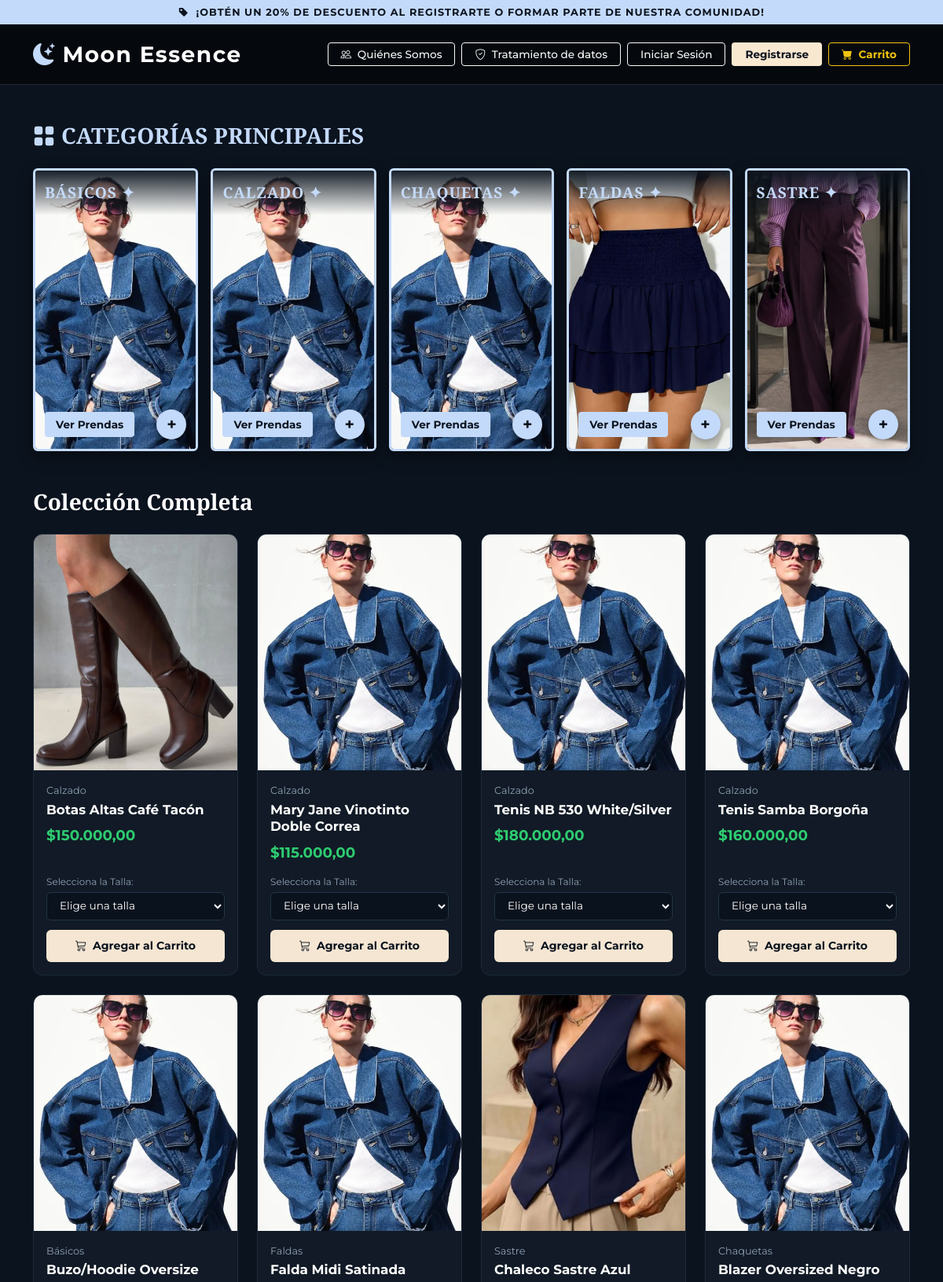
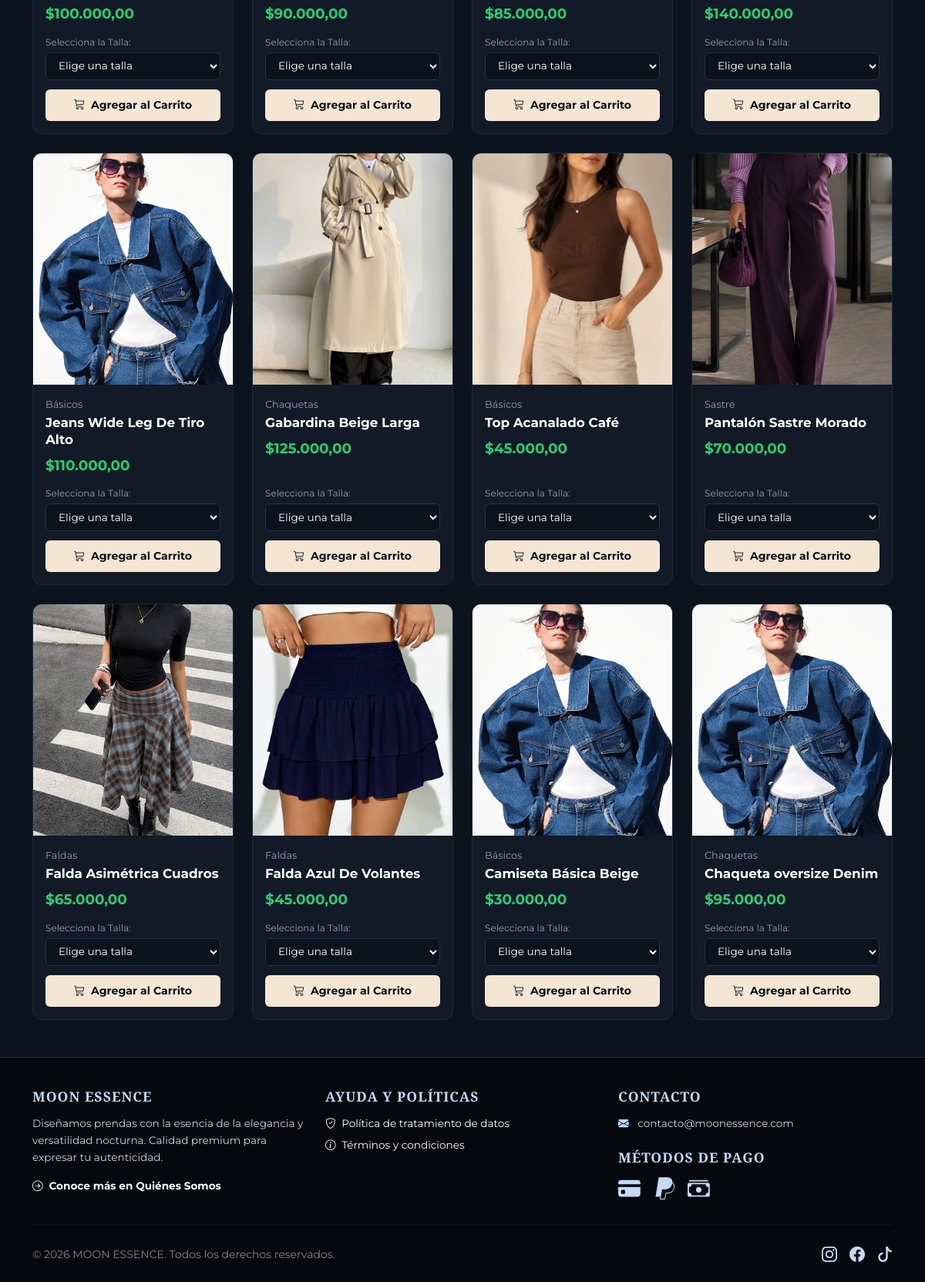
The page / on the database its author committed (2 pictures, top to bottom).
### tables this page shows
CREATE TABLE `categorias` (
  `id_categoria` int(11) NOT NULL,
  `nombre` varchar(100) DEFAULT NULL,
  `nombre_categoria` varchar(50) NOT NULL,
  `descripcion` varchar(255) DEFAULT NULL,
  `estado` varchar(20) DEFAULT 'Activo'
);

CREATE TABLE `productos` (
  `id_producto` int(11) NOT NULL,
  `id_tienda` int(11) NOT NULL,
  `id_categoria` int(11) DEFAULT NULL,
  `nombre_producto` varchar(100) NOT NULL,
  `descripcion` text,
  `precio` decimal(10,2) NOT NULL,
  `stock` int(11) NOT NULL DEFAULT '0',
  `imagen` varchar(255) DEFAULT 'default.png',
  `imagen_secundaria` varchar(255) DEFAULT NULL,
  `estado_aprobacion` enum('pendiente','aprobado','rechazado') DEFAULT 'pendiente',
  `fecha_creacion` timestamp NOT NULL DEFAULT CURRENT_TIMESTAMP,
  `aprobado` tinyint(1) DEFAULT '1'
);

### index.php (the view, shortened to what this page needs)
<?php
$host = 'localhost';
$db   = 'moon_essence';
$user = 'root';
$pass = '';
try {
    $pdo = new PDO("mysql:host=$host;dbname=$db;charset=utf8", $user, $pass);
    $pdo->setAttribute(PDO::ATTR_ERRMODE, PDO::ERRMODE_EXCEPTION);
} catch (PDOException $e) {
    die("Error de conexión a la base de datos.");
}
$cat_seleccionada = $_GET['cat'] ?? 'todas';
$cat_limpia = trim(strtolower($cat_seleccionada));
try {
    $stmt_cat = $pdo->query("
        SELECT c.*,
               (SELECT imagen FROM productos p WHERE p.id_categoria = c.id_categoria AND p.imagen IS NOT NULL AND p.imagen != '' LIMIT 1) as foto_representativa
        FROM categorias c
        ORDER BY c.nombre_categoria ASC
    ");
    $categorias = $stmt_cat->fetchAll(PDO::FETCH_ASSOC);
} catch (Exception $e) {
    $categorias = [];
}
$productos = [];
try {
    $stmt = $pdo->query("SELECT p.*, c.nombre_categoria FROM productos p INNER JOIN categorias c ON p.id_categoria = c.id_categoria ORDER BY p.id_producto DESC");
    $productos_totales = $stmt->fetchAll(PDO::FETCH_ASSOC);
} catch (Exception $e) {
    $productos_totales = [];
}
if ($cat_limpia === 'todas' || empty($cat_limpia)) {
    $productos = $productos_totales;
}
?>
<!DOCTYPE html>
<html lang="es">
<head>
    <link href="https://cdn.jsdelivr.net/npm/bootstrap@5.3.0/dist/css/bootstrap.min.css" rel="stylesheet">
    <link rel="stylesheet" href="https://cdn.jsdelivr.net/npm/bootstrap-icons@1.11.0/font/bootstrap-icons.css">
</head>
<body>
<div class="promo-bar">
    <i class="bi bi-tag-fill me-1"></i> ¡OBTÉN UN 20% DE DESCUENTO AL REGISTRARTE O FORMAR PARTE DE NUESTRA COMUNIDAD!
</div>
<nav class="navbar navbar-expand-lg sticky-top" style="background-color: #05090e; border-bottom: 1px solid rgba(196, 218, 250, 0.15); padding: 12px 0;">
    <div class="container d-flex justify-content-between align-items-center">
        <a class="navbar-brand fs-3 fw-bold text-white" href="index.php" style="letter-spacing: 1.5px; text-decoration: none;">
            <i class="bi bi-moon-stars-fill me-2" style="color: #c4dafa;"></i>Moon Essence
        </a>
        <div class="d-flex align-items-center gap-2">
            <a href="quienes_somos.php" class="btn btn-outline-light btn-sm px-3" style="font-size: 0.85rem; font-weight: 500;">
                <i class="bi bi-people me-1"></i> Quiénes Somos
            </a>
            <button type="button" class="btn btn-outline-light btn-sm px-3" data-bs-toggle="modal" data-bs-target="#modalTratamientoDatos" style="font-size: 0.85rem; font-weight: 500;">
                <i class="bi bi-shield-check me-1"></i> Tratamiento de datos
            </button>
            <?php if (isset($_SESSION['usuario_id']) || isset($_SESSION['usuario'])): ?>
                <span class="text-white fw-bold px-2" style="font-size: 0.9rem;">
                    <i class="bi bi-person-circle me-1" style="color: #c4dafa;"></i>
                    Hola, <?= htmlspecialchars($_SESSION['nombre'] ?? $_SESSION['usuario'] ?? 'Usuario') ?>
                </span>
                <a href="auth/logout.php" class="btn btn-sm btn-outline-danger">
                    <i class="bi bi-box-arrow-right me-1"></i> Salir
                </a>
            <?php else: ?>
                <a href="auth/login.php" class="btn btn-outline-light btn-sm px-3" style="font-size: 0.85rem; font-weight: 500;">Iniciar Sesión</a>
                <a href="auth/registro.php" class="btn btn-sm px-3 fw-bold" style="background-color: #f9e8d0; color: #0b131e; font-size: 0.85rem;">Registrarse</a>
            <?php endif; ?>
            <a href="carrito/ver.php" class="btn btn-sm px-3 fw-bold" style="border: 1px solid #f1c40f; color: #f1c40f; background: transparent; font-size: 0.85rem;">
                <i class="bi bi-cart-fill me-1"></i> Carrito
            </a>
        </div>
    </div>
</nav>
<main class="container my-5">
    <?php if ($cat_limpia === 'todas' || empty($cat_limpia)): ?>
        <div class="mb-5">
            <h3 class="fw-bold mb-4 d-flex align-items-center" style="color: var(--azul-claro);">
                <i class="bi bi-grid-fill me-2"></i> CATEGORÍAS PRINCIPALES
            </h3>
            <div class="row row-cols-1 row-cols-sm-2 row-cols-md-3 row-cols-lg-5 g-3">
                <?php foreach ($categorias as $c): ?>
                    <?php
                        $nombre_cat = $c['nombre_categoria'] ?? '';
                        $foto_cat = !empty($c['foto_representativa'])
                                    ? 'uploads/' . $c['foto_representativa']
                                    : 'https://via.placeholder.com/300x400/05090e/c4dafa?text=' . urlencode($nombre_cat);
                    ?>
                    <div class="col">
                        <a href="index.php?cat=<?= strtolower($nombre_cat) ?>" class="cat-card-frame">
                            <div class="cat-card-header"><?= htmlspecialchars($nombre_cat) ?> ✦</div>
                            <img src="<?= htmlspecialchars($foto_cat) ?>" class="cat-card-img" alt="<?= htmlspecialchars($nombre_cat) ?>" onerror="this.src='uploads/default.png'">
                            <div class="cat-card-footer">
                                <span class="price-badge-blue">Ver Prendas</span>
                                <span class="btn-plus-blue">+</span>
                            </div>
                        </a>
                    </div>
                <?php endforeach; ?>
            </div>
        </div>
    <?php endif; ?>
    <div>
        <div class="d-flex justify-content-between align-items-center mb-4">
            <h3 class="fw-bold m-0" style="color: #ffffff;">
                <?= ($cat_limpia !== 'todas' && !empty($cat_limpia)) ? 'Productos Filtrados: ' . ucfirst($cat_limpia) : 'Colección Completa' ?>
            </h3>
        </div>
        <?php if (empty($productos)): ?>
            <div class="text-center py-5">
                <i class="bi bi-box-seam fs-1 text-white-50 mb-3 d-block"></i>
                <h4 class="fw-bold">No se encontraron productos en esta categoría</h4>
                <a href="index.php?cat=todas" class="btn btn-sm mt-3 px-4 fw-bold" style="background-color: var(--azul-claro); color: #0b131e;">Ver catálogo general</a>
            </div>
        <?php else: ?>
            <div class="row row-cols-1 row-cols-sm-2 row-cols-md-3 row-cols-lg-4 g-4">
                <?php foreach ($productos as $prod): ?>
                    <?php
                        $img_db = trim($prod['imagen'] ?? '');
                        $primera_imagen = "";
                        preg_match('/^(\d+)/', $img_db, $matches);
                        if (!empty($matches[1])) {
                            $prefijo = $matches[1];
                            $archivos = scandir('uploads');
                            foreach ($archivos as $archivo) {
                                if ($archivo === '.' || $archivo === '..') continue;
                                if (strpos($archivo, $prefijo) === 0) {
                                    if (strpos($archivo, '_1') !== false || (strpos($archivo, '_2') === false && empty($primera_imagen))) {
                                        if (empty($primera_imagen)) $primera_imagen = "uploads/" . $archivo;
                                    }
                                }
                            }
                        }
                        $nombre_prod = $prod['nombre_producto'] ?? '';
                        $cat_nombre  = $prod['nombre_categoria'] ?? 'Prenda';
                        $precio_prod = $prod['precio'] ?? 0;
                    ?>
                    <div class="col">
                        <div class="card-product-original">
                            <div class="card-img-container">
                                <img src="<?= htmlspecialchars($primera_imagen) ?>" class="img-principal" alt="Foto 1" onerror="this.src='uploads/default.png'">
                            </div>
                            <div class="card-body-original">
                                <div>
                                    <div class="prod-cat-title"><?= htmlspecialchars($cat_nombre) ?></div>
                                    <div class="prod-name"><?= htmlspecialchars($nombre_prod) ?></div>
                                    <div class="prod-price">$<?= number_format($precio_prod, 2, ',', '.') ?></div>
                                </div>
                                <form action="carrito/agregar.php" method="POST">
                                    <label class="select-talla-label">Selecciona la Talla:</label>
                                    <select name="talla" class="select-talla" required>
                                        <option value="" selected disabled>Elige una talla</option>
                                    </select>
                                    <button type="submit" class="btn-add-cart-original">
                                        <i class="bi bi-cart3"></i> Agregar al Carrito
                                    </button>
                                </form>
                            </div>
                        </div>
                    </div>
                <?php endforeach; ?>
            </div>
        <?php endif; ?>
    </div>
</main>
<footer>
    <div class="container">
        <div class="row g-4 mb-4">
            <div class="col-md-4">
                <h5 class="footer-title">MOON ESSENCE</h5>
                <p style="font-size: 0.85rem; color: #cbd5e1; line-height: 1.6;">
                    Diseñamos prendas con la esencia de la elegancia y versatilidad nocturna. Calidad premium para expresar tu autenticidad.
                </p>
                <a href="quienes_somos.php" class="footer-link fw-bold">
                    <i class="bi bi-arrow-right-circle me-1"></i> Conoce más en Quiénes Somos
                </a>
            </div>
            <div class="col-md-4">
                <h5 class="footer-title">AYUDA Y POLÍTICAS</h5>
                <a href="#" class="footer-link" data-bs-toggle="modal" data-bs-target="#modalTratamientoDatos">
                    <i class="bi bi-shield-check me-1"></i> Política de tratamiento de datos
                </a>
                <a href="quienes_somos.php" class="footer-link">
                    <i class="bi bi-info-circle me-1"></i> Términos y condiciones
                </a>
            </div>
            <div class="col-md-4">
                <h5 class="footer-title">CONTACTO</h5>
                <p class="mb-2" style="font-size: 0.85rem; color: #cbd5e1;">
                    <i class="bi bi-envelope-fill me-2" style="color: var(--azul-claro);"></i>
                    contacto@moonessence.com
                </p>
                <h6 class="footer-title mt-4 mb-2">MÉTODOS DE PAGO</h6>
                <div class="payment-icons">
                    <i class="bi bi-credit-card-fill" title="Tarjeta de Crédito"></i>
                    <i class="bi bi-paypal" title="PayPal"></i>
                    <i class="bi bi-cash-stack" title="Efectivo / Transferencia"></i>
                </div>
            </div>
        </div>
        <hr style="border-color: rgba(196, 218, 250, 0.2);">
        <div class="d-flex flex-column flex-md-row justify-content-between align-items-center gap-3 pt-2">
            <p class="m-0 small text-white-50">© 2026 MOON ESSENCE. Todos los derechos reservados.</p>
            <div class="d-flex gap-3 fs-5" style="color: var(--azul-claro);">
                <a href="#" class="text-decoration-none text-reset"><i class="bi bi-instagram"></i></a>
                <a href="#" class="text-decoration-none text-reset"><i class="bi bi-facebook"></i></a>
                <a href="#" class="text-decoration-none text-reset"><i class="bi bi-tiktok"></i></a>
            </div>
        </div>
    </div>
</footer>
</body>
</html>

### index.php (style rules this page uses)
:root { --bg-principal: #0b131e; --bg-darker: #05090e; --azul-claro: #c4dafa; --accent-beige: #f5e6d3; --verde-precio: #2ecc71; --card-bg: #111a26; --border-card: #1c2a3a; --font-editorial: 'Playfair Display', serif; --font-sans: 'Montserrat', sans-serif; }
body { background-color: var(--bg-principal); color: #ffffff; font-family: var(--font-sans); min-height: 100vh; display: flex; flex-direction: column; }
h1, h2, h3, h4, .brand-logo, .footer-title, .cat-card-header { font-family: var(--font-editorial); }
.promo-bar { background-color: var(--azul-claro); color: #0b131e; font-size: 0.8rem; font-weight: 700; text-align: center; padding: 6px 0; letter-spacing: 1px; }
.cat-card-frame { border: 3px solid var(--azul-claro); background-color: #05090e; border-radius: 6px; position: relative; overflow: hidden; height: 360px; display: flex; flex-direction: column; justify-content: space-between; box-shadow: 0 8px 20px rgba(0,0,0,0.4); transition: transform 0.25s ease; text-decoration: none; }
.cat-card-header { position: absolute; top: 0; left: 0; right: 0; z-index: 3; background: linear-gradient(180deg, rgba(11, 19, 30, 0.95) 0%, rgba(11, 19, 30, 0) 100%); padding: 14px 12px; color: var(--azul-claro); font-weight: 700; font-size: 1.2rem; text-transform: uppercase; letter-spacing: 1px; }
.cat-card-img { width: 100%; height: 100%; object-fit: cover; position: absolute; top: 0; left: 0; z-index: 1; }
.cat-card-footer { position: absolute; bottom: 12px; left: 12px; right: 12px; z-index: 3; display: flex; justify-content: space-between; align-items: center; }
.price-badge-blue { background-color: var(--azul-claro); color: #0b131e; font-weight: 700; font-size: 0.85rem; padding: 6px 14px; border-radius: 4px; }
.btn-plus-blue { background-color: var(--azul-claro); color: #0b131e; width: 38px; height: 38px; border-radius: 50%; display: flex; align-items: center; justify-content: center; font-size: 1.3rem; font-weight: bold; border: none; text-decoration: none; box-shadow: 0 4px 10px rgba(0,0,0,0.3); transition: all 0.2s ease; }
.card-product-original { background-color: var(--card-bg); border: 1px solid var(--border-card); border-radius: 12px; overflow: hidden; height: 100%; display: flex; flex-direction: column; transition: transform 0.25s ease; }
.card-img-container { height: 300px; position: relative; overflow: hidden; width: 100%; background-color: #081018; }
.card-img-container img { width: 100%; height: 100%; object-fit: cover; display: block; }
.card-img-container .img-principal { position: relative; z-index: 1; }
.card-body-original { padding: 16px; display: flex; flex-direction: column; justify-content: space-between; flex-grow: 1; }
.prod-cat-title { color: #8fa0b5; font-size: 0.8rem; margin-bottom: 4px; }
.prod-name { color: #ffffff; font-size: 1.05rem; font-weight: 700; margin-bottom: 8px; line-height: 1.3; }
.prod-price { color: var(--verde-precio); font-size: 1.15rem; font-weight: 700; margin-bottom: 14px; }
.select-talla-label { color: #8fa0b5; font-size: 0.75rem; margin-bottom: 4px; display: block; }
.select-talla { background-color: #0a121d; color: #ffffff; border: 1px solid #223347; border-radius: 6px; padding: 8px 12px; font-size: 0.85rem; width: 100%; margin-bottom: 12px; }
.btn-add-cart-original { background-color: var(--accent-beige); color: #0b131e; font-weight: 700; border: none; border-radius: 6px; padding: 10px; width: 100%; font-size: 0.88rem; display: flex; align-items: center; justify-content: center; gap: 8px; transition: opacity 0.2s ease; }
footer { background-color: var(--bg-darker); border-top: 1px solid rgba(196, 218, 250, 0.2); color: #ffffff; margin-top: auto; padding-top: 40px; padding-bottom: 20px; }
.footer-title { color: var(--azul-claro); font-weight: 700; font-size: 1.1rem; margin-bottom: 14px; letter-spacing: 1px; }
.footer-link { color: #ffffff; text-decoration: none; font-size: 0.85rem; display: block; margin-bottom: 8px; transition: color 0.2s ease; }
.payment-icons i { font-size: 1.8rem; color: var(--azul-claro); margin-right: 12px; }

### rows shown on the page
categorias: nombre_categoria "BÁSICOS"
categorias: nombre_categoria "CALZADO"
categorias: nombre_categoria "CHAQUETAS"
categorias: nombre_categoria "FALDAS", shows a picture
categorias: nombre_categoria "SASTRE", shows a picture
productos: shows a picture, id_categoria.nombre_categoria "Calzado", nombre_producto "Botas Altas Café Tacón", precio "150.000,00"
productos: id_categoria.nombre_categoria "Calzado", nombre_producto "Mary Jane Vinotinto Doble Correa", precio "115.000,00"
productos: id_categoria.nombre_categoria "Calzado", nombre_producto "Tenis NB 530 White/Silver", precio "180.000,00"
productos: id_categoria.nombre_categoria "Calzado", nombre_producto "Tenis Samba Borgoña", precio "160.000,00"
productos: id_categoria.nombre_categoria "Básicos", nombre_producto "Buzo/Hoodie Oversize", precio "100.000,00"
productos: id_categoria.nombre_categoria "Faldas", nombre_producto "Falda Midi Satinada", precio "90.000,00"
productos: shows a picture, id_categoria.nombre_categoria "Sastre", nombre_producto "Chaleco Sastre Azul", precio "85.000,00"
productos: id_categoria.nombre_categoria "Chaquetas", nombre_producto "Blazer Oversized Negro", precio "140.000,00"
productos: id_categoria.nombre_categoria "Básicos", nombre_producto "Jeans Wide Leg De Tiro Alto", precio "110.000,00"
productos: shows a picture, id_categoria.nombre_categoria "Chaquetas", nombre_producto "Gabardina Beige Larga", precio "125.000,00"
productos: shows a picture, id_categoria.nombre_categoria "Básicos", nombre_producto "Top Acanalado Café", precio "45.000,00"
productos: shows a picture, id_categoria.nombre_categoria "Sastre", nombre_producto "Pantalón Sastre Morado", precio "70.000,00"
productos: shows a picture, id_categoria.nombre_categoria "Faldas", nombre_producto "Falda Asimétrica Cuadros", precio "65.000,00"
productos: shows a picture, id_categoria.nombre_categoria "Faldas", nombre_producto "Falda Azul De Volantes", precio "45.000,00"
productos: id_categoria.nombre_categoria "Básicos", nombre_producto "Camiseta Básica Beige", precio "30.000,00"
productos: id_categoria.nombre_categoria "Chaquetas", nombre_producto "Chaqueta oversize Denim", precio "95.000,00"
